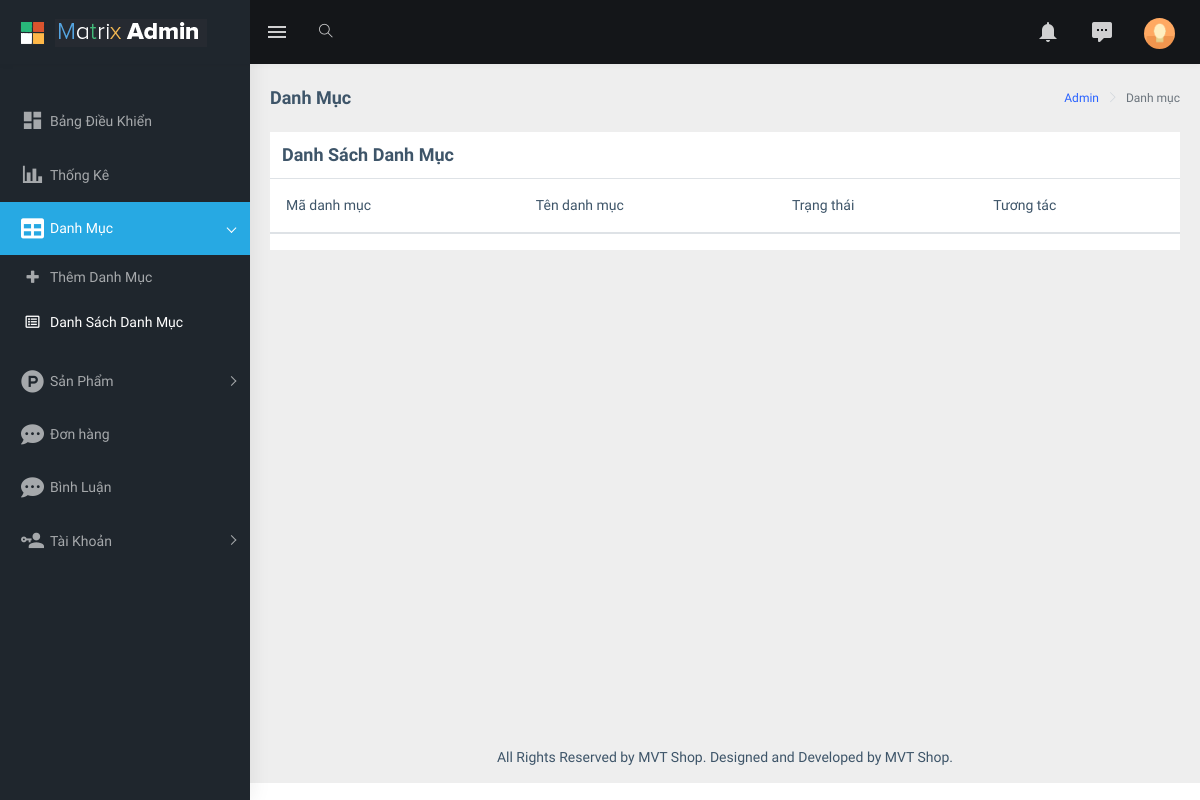
Page /admin/index.php?act=list_danhmuc on the earlier database version.
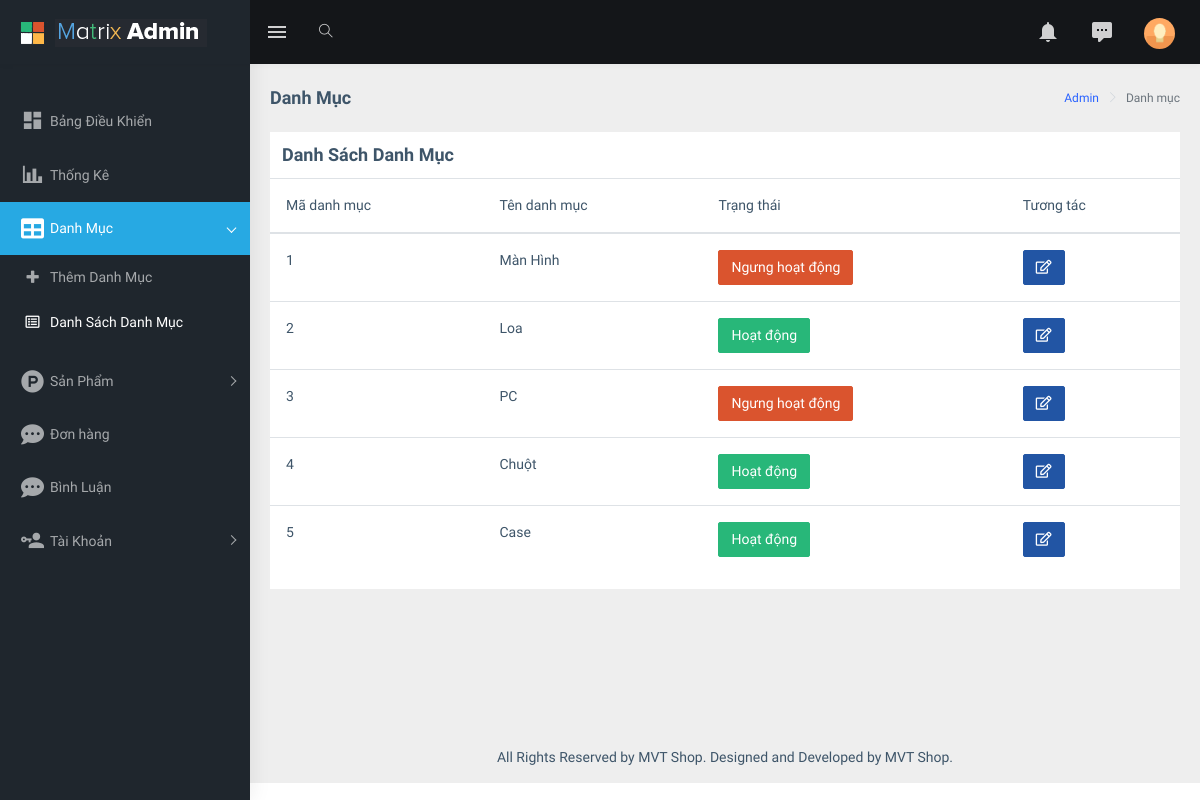
Same page on the later database version.
### tables this page shows
CREATE TABLE `category` (
  `category_id` int(11) NOT NULL,
  `category_name` varchar(100) NOT NULL,
  `status` enum('Active','Inactive','','') NOT NULL
);

### model/pdo.php (called while the page is built, shortened)
<?php
function pdo_get_connection(){
    $dburl = "mysql:host=localhost;dbname=group5_project1;charset=utf8";
    $username = 'root';
    $password = '';
    $conn = new PDO($dburl, $username, $password);
    $conn->setAttribute(PDO::ATTR_ERRMODE, PDO::ERRMODE_EXCEPTION);
    return $conn;
}
function pdo_query($sql){
    $sql_args = array_slice(func_get_args(), 1);
    try{
        $conn = pdo_get_connection();
        $stmt = $conn->prepare($sql);
        $stmt->execute($sql_args);
        $rows = $stmt->fetchAll();
        return $rows;
    }
    catch(PDOException $e){
        throw $e;
    }
    finally{
        unset($conn);
    }
}

### model/danhmuc.php (called while the page is built, shortened)
<?php
    function load_all_category(){
        $sql="SELECT * FROM category order by category_id";
        $list_category=pdo_query($sql);
        return $list_category;
    }
?>

### admin/danhmuc/list.php (the view, shortened to what this page needs)
<div class="page-wrapper">
  <div class="page-breadcrumb">
    <div class="row">
      <div class="col-12 d-flex no-block align-items-center">
        <h4 class="page-title">Danh Mục</h4>
        <div class="ml-auto text-right">
          <nav aria-label="breadcrumb">
            <ol class="breadcrumb">
              <li class="breadcrumb-item"><a href="#">Admin</a></li>
              <li class="breadcrumb-item active" aria-current="page">Danh mục</li>
            </ol>
          </nav>
        </div>
      </div>
    </div>
  </div>
  <div class="container-fluid">
    <div class="row">
      <div class="col-12">
        <div class="card">
          <h4 class="card-title" style="margin: 12px 12px">Danh Sách Danh Mục</h4>
          <table class="table">
            <thead>
              <tr>
                <th scope="col">Mã danh mục</th>
                <th scope="col">Tên danh mục</th>
                <th scope="col">Trạng thái</th>
                <th scope="col">Tương tác</th>
              </tr>
            </thead>
            <tbody>
            <?php
              foreach($list_category as $category){
                $status_text = ($category['status'] == 'Active') ? 'Hoạt động' : 'Ngưng hoạt động';
            ?>
              <tr>
              <th scope="row"><?php echo $category['category_id']?>
              </th>
              <td><?php echo $category['category_name']?></td>
              <?php
                if ($category['status'] == 'Active') { ?>
                  <td><input type="submit" class="btn btn-success" value="<?php echo $status_text ?>"></td>
                <?php }else{ ?>
                  <td><input type="submit" class="btn btn-danger" value="<?php echo $status_text ?>"></td>
                  <?php } ?>
              <td><a href="index.php?act=edit_danhmuc&category_id=<?php echo $category['category_id'] ?>"><i class="fas fa-edit btn btn-info"></i></a>
              </td>
            </tr>
            <?php } ?>
            </tbody>
          </table>
        </div>
      </div>
    </div>
  </div>

Differences in the rows shown:
added category: category_id "1", category_name "Màn Hình", status "Ngưng hoạt động"
added category: category_id "2", category_name "Loa", status "Hoạt động"
added category: category_id "3", category_name "PC", status "Ngưng hoạt động"
added category: category_id "4", category_name "Chuột", status "Hoạt động"
added category: category_id "5", category_name "Case", status "Hoạt động"
